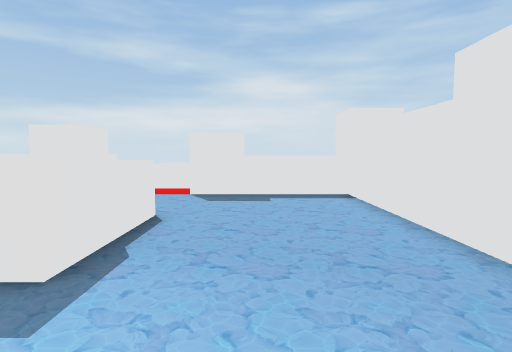
View 1 (above)

16 first-person views from a walk through a 3-D level made in the Unity game engine. The camera is 1.5 m above the floor, tilts 4° down and sees 80° across. The floor is counted in squares, 1 m on a side. Each view is taken from the middle of a square. On the plan, view 1 faces up. The plan holds only what a view shows up to about 15 squares ahead; the rest is blank. The player is left out.

View 2
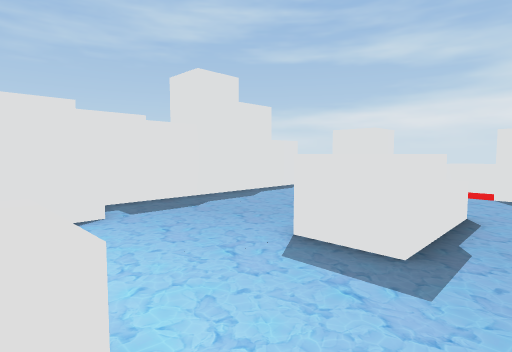

View 3
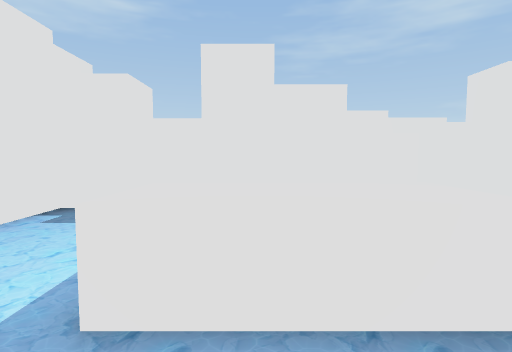

View 4
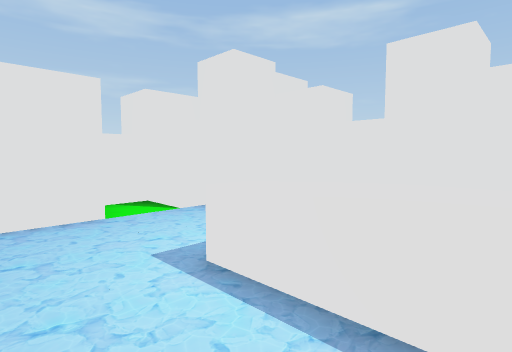

View 5
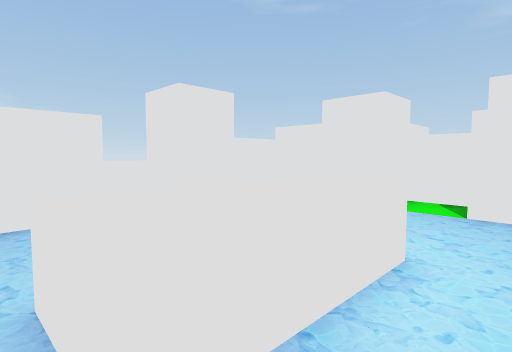

View 6
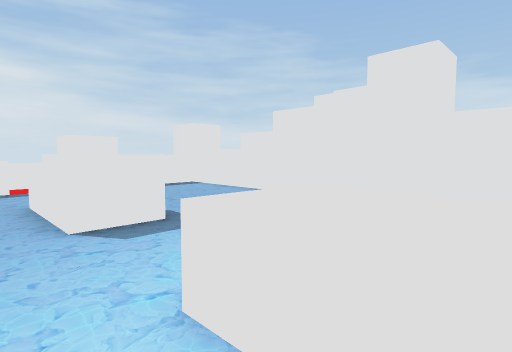

View 7
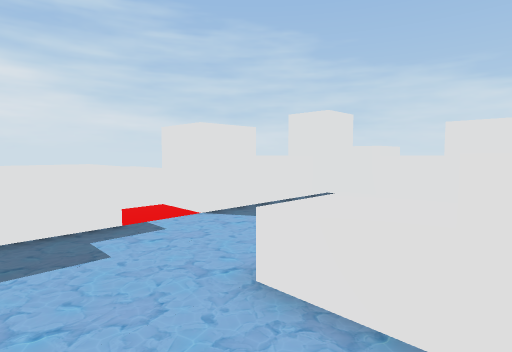

View 8
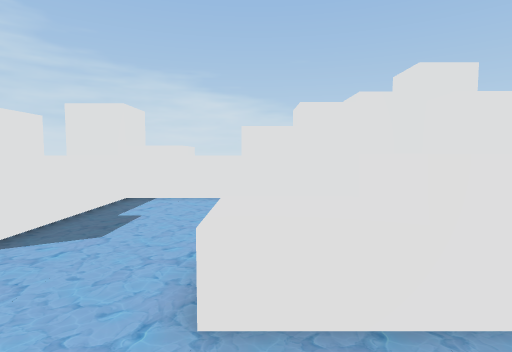

View 9
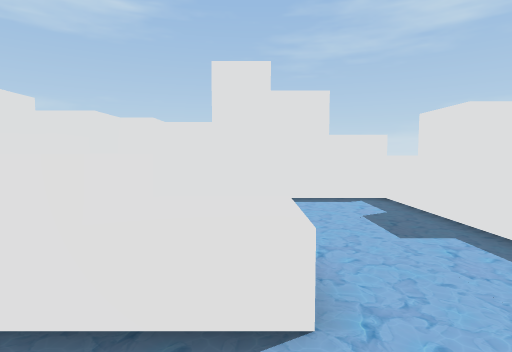

View 10
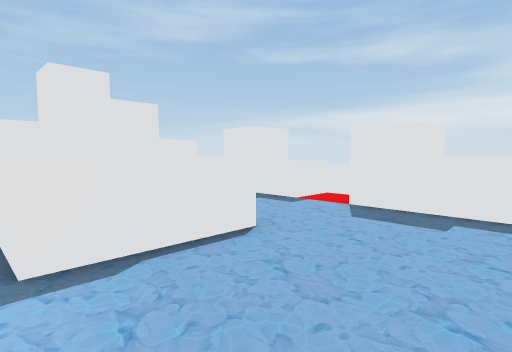

View 11
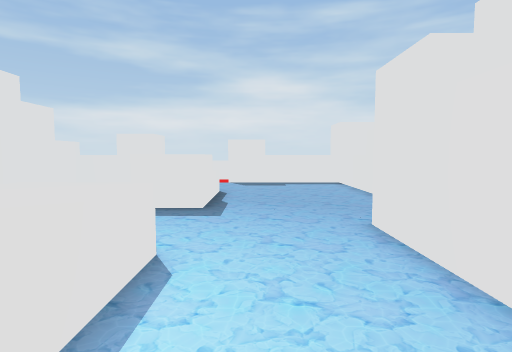

View 12
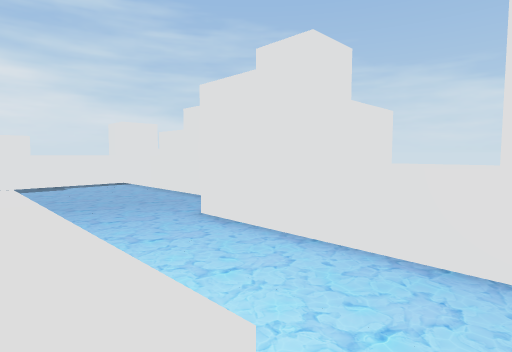

View 13
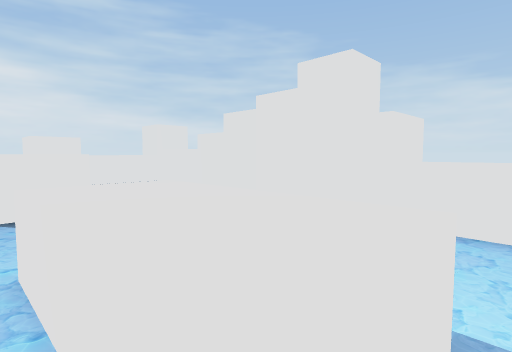

View 14
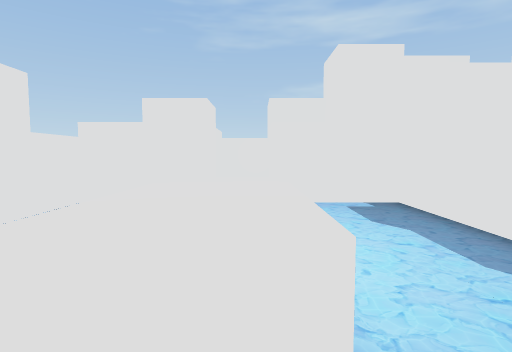

View 15
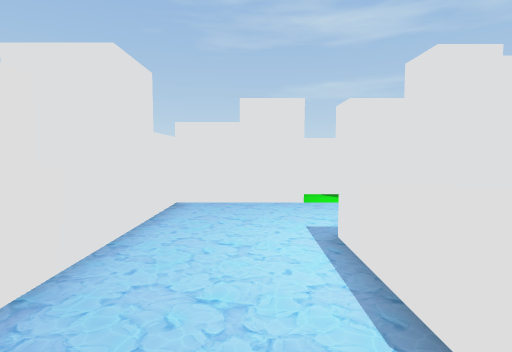

View 16
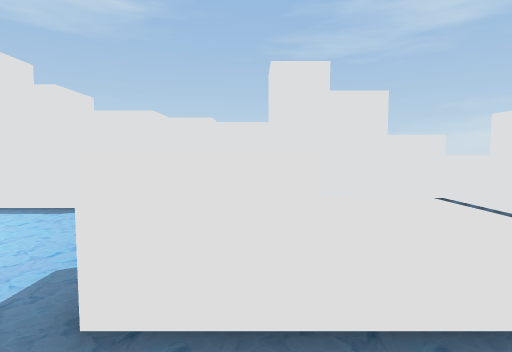

### Floor plan
Key: @ floor where view 1 was taken; # wall or solid block; . floor; ^ raised ledge; O other object.
Columns run from 11 left of view 1 to 5 right of it. Each row starts with its distance up from view 1.
 14     #
 13     #^^ ###    #
 12 ^^^##^^ O##^^^^#
 11 #              ^
 10 #              ^^
  9 #              ^
  8 #              ^
  7 #   .  ^^  .   #
  6 #      ^^      #
  5 #   .  ^^  .   #
  4 #      ^^      #
  3 #            . #
  2 #              #
  1 ###    .  .  ###
  0   #  .     @ #
 -1   #    ^^ .. #
 -2   #    ^^    ###
 -3   #  . ^^  . ^^
 -4   #    ^^    ^^
 -5   #   . . .  ###
 -6   #          #
 -7   #          #
 -8   #          #
 -9   #####  #####
-10       #  #
-11       ####

Positions as (right, up) in squares from view 1, and headings:
1: (0, 0), facing up
2: (-1, -1), facing up-left
3: (0, -3), facing left
4: (0, -1), facing down-left
5: (-6, 0), facing down-right
6: (-6, -3), facing up-right
7: (-7, 5), facing up-right
8: (-7, 7), facing right
9: (0, 7), facing left
10: (2, 3), facing up-left
11: (-1, -5), facing up
12: (-3, -5), facing up-right
13: (-5, -5), facing up-right
14: (-4, 1), facing down
15: (-1, 1), facing down
16: (0, 5), facing left
